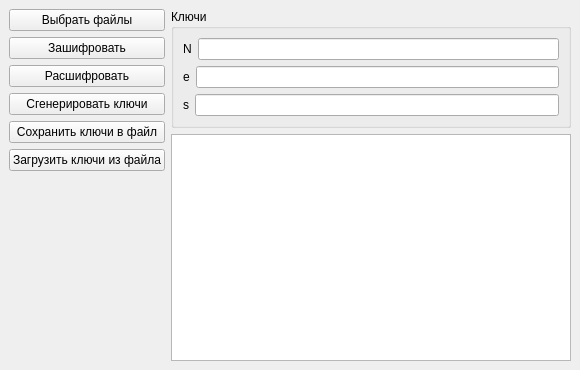
<?xml version="1.0" encoding="UTF-8"?>
<ui version="4.0">
 <class>MainWindow</class>
 <widget class="QMainWindow" name="MainWindow">
  <property name="geometry">
   <rect>
    <x>0</x>
    <y>0</y>
    <width>580</width>
    <height>370</height>
   </rect>
  </property>
  <property name="windowTitle">
   <string>MainWindow</string>
  </property>
  <widget class="QWidget" name="centralwidget">
   <layout class="QHBoxLayout" name="horizontalLayout_4">
    <item>
     <layout class="QVBoxLayout" name="buttonsVerticalLayout">
      <item>
       <widget class="QPushButton" name="inputFilesButton">
        <property name="text">
         <string>Выбрать файлы</string>
        </property>
       </widget>
      </item>
      <item>
       <widget class="QPushButton" name="encryptFilesButton">
        <property name="text">
         <string>Зашифровать</string>
        </property>
       </widget>
      </item>
      <item>
       <widget class="QPushButton" name="decryptFilesButton">
        <property name="text">
         <string>Расшифровать</string>
        </property>
       </widget>
      </item>
      <item>
       <widget class="QPushButton" name="generateKeysButton">
        <property name="text">
         <string>Сгенерировать ключи</string>
        </property>
       </widget>
      </item>
      <item>
       <widget class="QPushButton" name="saveKeysButton">
        <property name="text">
         <string>Сохранить ключи в файл</string>
        </property>
       </widget>
      </item>
      <item>
       <widget class="QPushButton" name="loadKeysButton">
        <property name="text">
         <string>Загрузить ключи из файла</string>
        </property>
       </widget>
      </item>
      <item>
       <spacer name="verticalSpacer">
        <property name="orientation">
         <enum>Qt::Vertical</enum>
        </property>
        <property name="sizeHint" stdset="0">
         <size>
          <width>20</width>
          <height>40</height>
         </size>
        </property>
       </spacer>
      </item>
     </layout>
    </item>
    <item>
     <layout class="QVBoxLayout" name="verticalLayout_3">
      <item>
       <widget class="QGroupBox" name="keysGroupBox">
        <property name="sizePolicy">
         <sizepolicy hsizetype="Preferred" vsizetype="Preferred">
          <horstretch>0</horstretch>
          <verstretch>0</verstretch>
         </sizepolicy>
        </property>
        <property name="minimumSize">
         <size>
          <width>256</width>
          <height>0</height>
         </size>
        </property>
        <property name="maximumSize">
         <size>
          <width>16777215</width>
          <height>16777215</height>
         </size>
        </property>
        <property name="title">
         <string>Ключи</string>
        </property>
        <layout class="QVBoxLayout" name="verticalLayout_2">
         <item>
          <layout class="QHBoxLayout" name="horizontalLayout_13">
           <item>
            <widget class="QLabel" name="labelN">
             <property name="text">
              <string>N</string>
             </property>
            </widget>
           </item>
           <item>
            <widget class="QLineEdit" name="nLineEdit">
             <property name="text">
              <string/>
             </property>
             <property name="readOnly">
              <bool>true</bool>
             </property>
            </widget>
           </item>
          </layout>
         </item>
         <item>
          <layout class="QHBoxLayout" name="horizontalLayout_12">
           <item>
            <widget class="QLabel" name="label_11">
             <property name="text">
              <string>e</string>
             </property>
            </widget>
           </item>
           <item>
            <widget class="QLineEdit" name="eLineEdit">
             <property name="readOnly">
              <bool>true</bool>
             </property>
            </widget>
           </item>
          </layout>
         </item>
         <item>
          <layout class="QHBoxLayout" name="horizontalLayout_11">
           <item>
            <widget class="QLabel" name="label_10">
             <property name="text">
              <string>s</string>
             </property>
            </widget>
           </item>
           <item>
            <widget class="QLineEdit" name="sLineEdit">
             <property name="readOnly">
              <bool>true</bool>
             </property>
            </widget>
           </item>
          </layout>
         </item>
        </layout>
       </widget>
      </item>
      <item>
       <widget class="QTextBrowser" name="logTextBrowser"/>
      </item>
     </layout>
    </item>
   </layout>
  </widget>
 </widget>
 <resources/>
 <connections/>
</ui>
